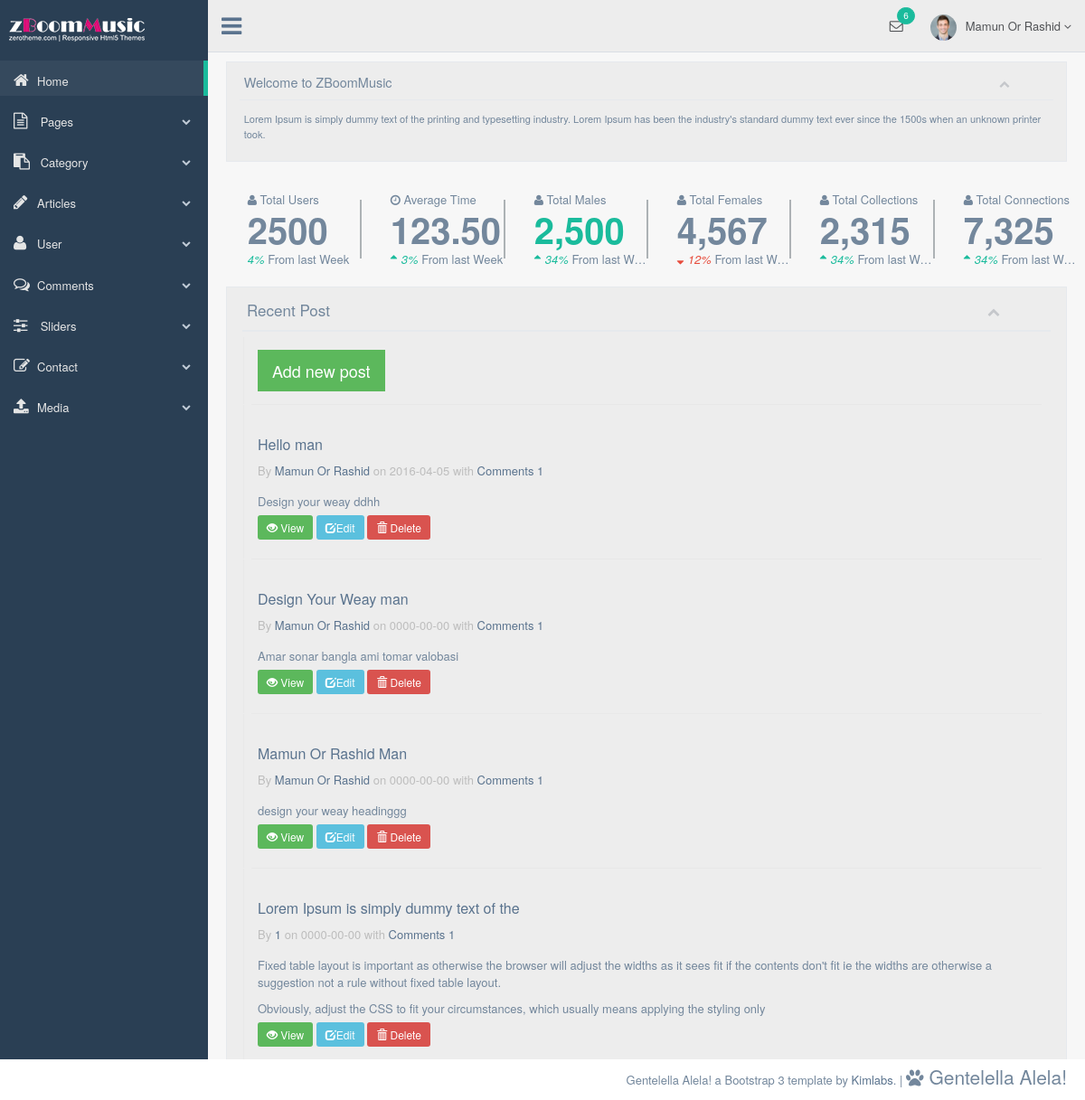
Screenshot of /admin/dashbord.php (signed in) with the database file from the repository.
### tables this page shows
CREATE TABLE IF NOT EXISTS `pages` (
  `page_id` int(11) NOT NULL AUTO_INCREMENT,
  `page_name` varchar(40) NOT NULL,
  `page_url` varchar(40) NOT NULL,
  `page_attribute` varchar(40) NOT NULL,
  `page_content` text NOT NULL,
  `menu_position` tinyint(4) NOT NULL,
  `use_page` tinyint(4) NOT NULL,
  `page_status` tinyint(4) NOT NULL,
  PRIMARY KEY (`page_id`)
);

CREATE TABLE IF NOT EXISTS `article_album` (
  `art_id` int(11) NOT NULL AUTO_INCREMENT,
  `cat_id` int(11) NOT NULL,
  `art_title` varchar(90) NOT NULL,
  `art_subtitle` varchar(100) NOT NULL,
  `art_content` text NOT NULL,
  `art_thumnail` varchar(400) NOT NULL,
  `art_published_date` text NOT NULL,
  `artcle_public_time` text NOT NULL,
  `art_author` varchar(50) NOT NULL,
  `art_comment` varchar(20) NOT NULL,
  `art_status` tinyint(4) NOT NULL,
  PRIMARY KEY (`art_id`),
  KEY `cat_id` (`cat_id`)
);

### database.php (called while the page is built, shortened)
<?php
class Database {
    private $conn;
    public function __construct($host, $user, $pass, $dbname) {
        $this->conn = mysqli_connect($host, $user, $pass, $dbname) or die("Db connection problem" . mysqli_connect_error());
    }
    public function getAllMenu($table, $cols, $where) {
        $sql = "SELECT $cols FROM $table WHERE $where";
        $result = mysqli_query($this->conn, $sql);
        if (mysqli_num_rows($result) > 0) {
            return mysqli_fetch_all($result, MYSQLI_ASSOC);
        } else {
            return false;
        }
    }
    public function getById($table, $cols, $where) {
        $sql = "SELECT $cols FROM $table WHERE $where";
        $result = mysqli_query($this->conn, $sql);
        if (mysqli_num_rows($result) > 0) {
            return mysqli_fetch_assoc($result);
        } else {
            return false;
        }
    }
}
$obj = new Database("localhost", "root", "1234", "zboom_db");

### admin/dashbord.php (the view, shortened to what this page needs)
<?php
include './admin_header.php';
include './sidebar_menu.php';
include './top_nav.php';
?>
<div class="right_col" role="main">
    <div class="row">
        <div class="col-md-12 col-sm-12 col-xs-12">
            <div class="x_panel tile">
                <div class="x_title">
                    <h2>Welcome to ZBoomMusic</h2>
                    <ul class="nav navbar-right panel_toolbox">
                        <li><a class="collapse-link"><i class="fa fa-chevron-up"></i></a>
                        </li>
                    </ul>
                    <div class="clearfix"></div>
                </div>
                <div class="x_content">
                    <?php
                    $menu_content = $obj->getById("pages", "*", "page_attribute='about us'");
                    ?>
                    <p><?php echo $menu_content['page_content']; ?></p>
                </div>
            </div>
        </div>
    </div>
    <div class="row tile_count">
        <div class="animated flipInY col-md-2 col-sm-4 col-xs-4 tile_stats_count">
            <div class="left"></div>
            <div class="right">
                <span class="count_top"><i class="fa fa-user"></i> Total Users</span>
                <div class="count">2500</div>
                <span class="count_bottom"><i class="green">4% </i> From last Week</span>
            </div>
        </div>
        <div class="animated flipInY col-md-2 col-sm-4 col-xs-4 tile_stats_count">
            <div class="left"></div>
            <div class="right">
                <span class="count_top"><i class="fa fa-clock-o"></i> Average Time</span>
                <div class="count">123.50</div>
                <span class="count_bottom"><i class="green"><i class="fa fa-sort-asc"></i>3% </i> From last Week</span>
            </div>
        </div>
        <div class="animated flipInY col-md-2 col-sm-4 col-xs-4 tile_stats_count">
            <div class="left"></div>
            <div class="right">
                <span class="count_top"><i class="fa fa-user"></i> Total Males</span>
                <div class="count green">2,500</div>
                <span class="count_bottom"><i class="green"><i class="fa fa-sort-asc"></i>34% </i> From last Week</span>
            </div>
        </div>
        <div class="animated flipInY col-md-2 col-sm-4 col-xs-4 tile_stats_count">
            <div class="left"></div>
            <div class="right">
                <span class="count_top"><i class="fa fa-user"></i> Total Females</span>
                <div class="count">4,567</div>
                <span class="count_bottom"><i class="red"><i class="fa fa-sort-desc"></i>12% </i> From last Week</span>
            </div>
        </div>
        <div class="animated flipInY col-md-2 col-sm-4 col-xs-4 tile_stats_count">
            <div class="left"></div>
            <div class="right">
                <span class="count_top"><i class="fa fa-user"></i> Total Collections</span>
                <div class="count">2,315</div>
                <span class="count_bottom"><i class="green"><i class="fa fa-sort-asc"></i>34% </i> From last Week</span>
            </div>
        </div>
        <div class="animated flipInY col-md-2 col-sm-4 col-xs-4 tile_stats_count">
            <div class="left"></div>
            <div class="right">
                <span class="count_top"><i class="fa fa-user"></i> Total Connections</span>
                <div class="count">7,325</div>
                <span class="count_bottom"><i class="green"><i class="fa fa-sort-asc"></i>34% </i> From last Week</span>
            </div>
        </div>
    </div>
    <div class="row">
        <div class="col-md-12 col-sm-12 col-xs-12">
            <div class="x_panel">
                <div class="x_title">
                    <h2 class="collapse-link">Recent Post</h2>
                    <ul class="nav navbar-right panel_toolbox">
                        <li><a class="collapse-link"><i class="fa fa-chevron-up"></i></a></li>
                    </ul>
                    <div class="clearfix"></div>
                    <div class="x_content">
                        <div class="dashboard-widget-content">
                            <ul class="list-unstyled timeline widget">
                                <li>
                                    <div class="block">
                                        <div class="block_content">
                                            <a style="border-radius: 0;" href="add.php?add_post" class="btn-lg btn-success add_new_post" href="">Add new post</a>
                                            <br>
                                        </div>
                                    </div>
                                </li>
                                <?php
                                $recent_post = $obj->getAllMenu("article_album", "*", "cat_id='2'");
                                $array_pop = array_slice($recent_post, -4);
                                foreach ($array_pop as $recent_po) {
                                    extract($recent_po);
                                    ?>
                                    <li>
                                        <div class="block">
                                            <div class="block_content">
                                                <h4 class="title">
                                                    <a href="../inner.php?eventart_id=<?php echo $art_id; ?>"><?php echo $art_title; ?></a>
                                                </h4>
                                                <div><span>By</span> <a><?php echo $art_author; ?></a> <span>on <?php echo $art_published_date; ?> with</span> <a>Comments <?php echo count($all_comment = $obj->getAllMenu("comments", "*", "comment_art_id='art_id'")); ?></a></div>
                                                <p class="excerpt">
                                                    <?php
                                                    $to_var = explode(" ", $art_content);
                                                    if (count($to_var) > 50) {
                                                        $to_slice = array_slice($to_var, 0, 50);
                                                        $to_strignt = implode($to_slice, " ");
                                                        echo $to_strignt . "<br>";
                                                    }else{
                                                        echo $art_content;
                                                    }
                                                    ?>
                                                </p>
                                                <a href="../inner.php?eventart_id=<?php echo $art_id; ?>" class="btn-sm btn-success" href=""><i class="glyphicon glyphicon-eye-open"></i> View</a>
                                                <a class="btn-sm btn-info" href="edit.php?edit_post=<?php echo $art_id; ?>"><i class="glyphicon glyphicon-edit"></i>Edit</a>
                                                <a href="?art_del=<?php echo $art_id; ?>" class="btn-sm btn-danger" href=""><i class="glyphicon glyphicon-trash"></i> Delete</a>
                                            </div>
                                        </div>
                                    </li>
                                    <?php
                                }
                                ?>
                            </ul>
                        </div>
                    </div>
                </div>
            </div>
        </div>
    </div>
    <?php
    include './admin_footer.php';
    ?>

### rows the page displays
pages: page_content "Lorem Ipsum is simply dummy text of the printing and typesetting industry. Lorem Ipsum has been the industry's standard dummy text ever since the 1500s when an unknown printer took."
article_album: art_title "Hello man", art_author "Mamun Or Rashid", art_published_date "2016-04-05", AllMenu "1", art_content "Design your weay ddhh"
article_album: art_title "Design Your Weay man", art_author "Mamun Or Rashid", art_published_date "0000-00-00", AllMenu "1", art_content "Amar sonar bangla ami tomar valobasi"
article_album: art_title "Mamun Or Rashid Man", art_author "Mamun Or Rashid", art_published_date "0000-00-00", AllMenu "1", art_content "design your weay headinggg"
article_album: art_title "Lorem Ipsum is simply dummy text of the", art_author "1", art_published_date "0000-00-00", AllMenu "1", to_strignt "Fixed table layout is important as otherwise the browser will adjust the widths as it sees fit if the contents don't fit ie the widths are otherwise a suggestion not a rule without fixed table layout. Obviously, adjust the CSS to fit your circumstances, which usually means applying the styling only"

### other values shown
$_SESSION['user_name'] "Mamun Or Rashid"
